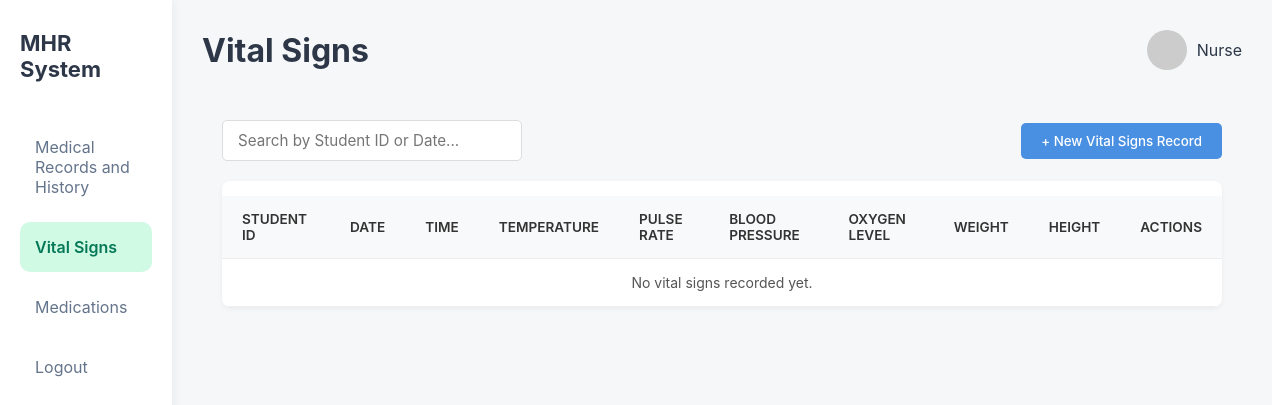
The page /nurse/vital_signs.php on the database as committed earlier.
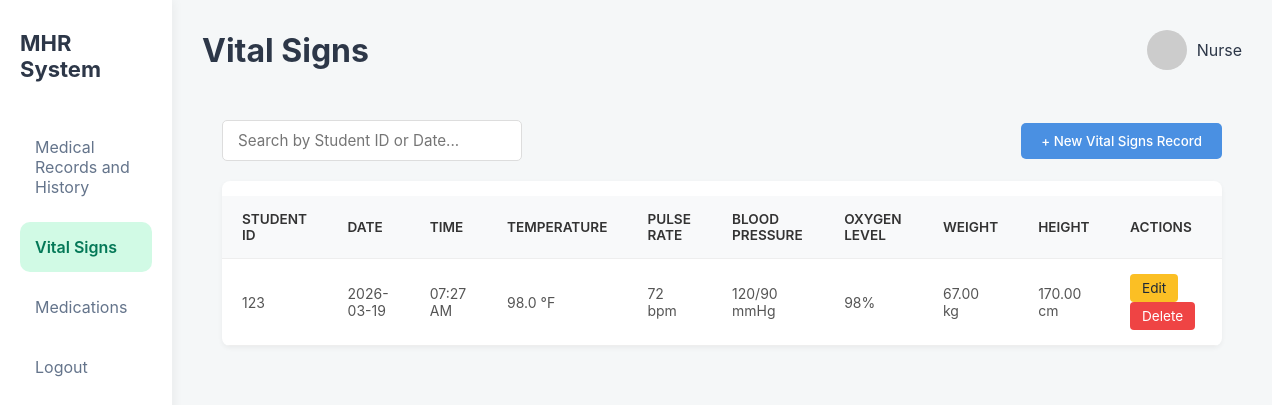
The same page on the database as committed later.
### tables this page shows
CREATE TABLE `vitals` (
  `id` int(11) NOT NULL,
  `student_id` int(11) NOT NULL,
  `date` date NOT NULL,
  `time` time NOT NULL,
  `temperature` decimal(4,1) DEFAULT NULL,
  `pulse_rate` int(11) DEFAULT NULL,
  `blood_pressure` varchar(10) DEFAULT NULL,
  `oxygen_level` int(11) DEFAULT NULL,
  `weight` decimal(5,2) DEFAULT NULL,
  `height` decimal(5,2) DEFAULT NULL
);

### nurse/vital_signs.php (the view, shortened to what the changed rows need)
<?php
$servername = "localhost";
$db_username = "root";
$db_password = "";
$dbname = "mhr";
$conn = new mysqli($servername, $db_username, $db_password, $dbname);
$search = $_GET['search'] ?? '';
$vitals_records = [];
$sql_fetch = "SELECT id, student_id, date, time, temperature, pulse_rate, blood_pressure, oxygen_level, weight, height FROM vitals";
$sql_fetch .= " ORDER BY date DESC, time DESC";
$stmt_fetch = $conn->prepare($sql_fetch);
$stmt_fetch->execute();
$result = $stmt_fetch->get_result();
if ($result) {
    $vitals_records = $result->fetch_all(MYSQLI_ASSOC);
} else {
    $message = "Error fetching records: " . $conn->error;
}
?>
<!DOCTYPE html>
<html lang="en">
<head>
<link rel="stylesheet" href="vital_signs.css">
    <link rel="stylesheet" href="dashboard.css">
</head>
<body>
<div class="dashboard">
<?php include 'sidebar.php'; ?>
<main class="main">
<header class="topbar">
<h1>Vital Signs</h1>
</header>
<section class="vitals-container">
    <div class="table-responsive">
        <table class="vitals-table">
            <thead>
                <tr>
                    <th>Student ID</th>
                    <th>Date</th>
                    <th>Time</th>
                    <th>Temperature</th>
                    <th>Pulse Rate</th>
                    <th>Blood Pressure</th>
                    <th>Oxygen Level</th>
                    <th>Weight</th>
                    <th>Height</th>
                    <th>Actions</th>
                </tr>
            </thead>
            <tbody>
                <?php if (!empty($vitals_records)): ?>
                    <?php foreach ($vitals_records as $record): ?>
                        <tr>
                            <td><?php echo htmlspecialchars($record['student_id']); ?></td>
                            <td><?php echo htmlspecialchars(date('Y-m-d', strtotime($record['date']))); ?></td>
                            <td><?php echo htmlspecialchars(date('h:i A', strtotime($record['time']))); ?></td>
                            <td><?php echo htmlspecialchars($record['temperature']); ?> °F</td>
                            <td><?php echo htmlspecialchars($record['pulse_rate']); ?> bpm</td>
                            <td><?php echo htmlspecialchars($record['blood_pressure']); ?> mmHg</td>
                            <td><?php echo htmlspecialchars($record['oxygen_level'] ?? 'N/A'); ?><?php if (!empty($record['oxygen_level'])) echo '%'; ?></td>
                            <td><?php echo htmlspecialchars($record['weight'] ?? 'N/A'); ?><?php if (!empty($record['weight'])) echo ' kg'; ?></td>
                            <td><?php echo htmlspecialchars($record['height'] ?? 'N/A'); ?><?php if (!empty($record['height'])) echo ' cm'; ?></td>
                            <td>
                                <button class="btn-action edit"
                                    data-id="<?php echo $record['id']; ?>"
                                    data-student="<?php echo htmlspecialchars($record['student_id']); ?>"
                                    data-date="<?php echo htmlspecialchars($record['date']); ?>"
                                    data-time="<?php echo htmlspecialchars($record['time']); ?>"
                                    data-temp="<?php echo htmlspecialchars($record['temperature']); ?>"
                                    data-pulse="<?php echo htmlspecialchars($record['pulse_rate']); ?>"
                                    data-bp="<?php echo htmlspecialchars($record['blood_pressure']); ?>"
                                    data-oxy="<?php echo htmlspecialchars($record['oxygen_level'] ?? ''); ?>"
                                    data-weight="<?php echo htmlspecialchars($record['weight'] ?? ''); ?>"
                                    data-height="<?php echo htmlspecialchars($record['height'] ?? ''); ?>"
                                    onclick="openEditModal(this)">
                                    Edit
                                </button>
                                <form method="POST" action="vital_signs.php" style="display:inline-block;" onsubmit="return confirm('Are you sure you want to delete this record?');">
                                    <button type="submit" name="delete_vitals" class="btn-action delete">Delete</button>
                                </form>
                            </td>
                        </tr>
                    <?php endforeach; ?>
                <?php else: ?>
                    <tr>
                        <td colspan="10" style="text-align: center;"><?php echo !empty($search) ? 'No records found matching your search.' : 'No vital signs recorded yet.'; ?></td>
                    </tr>
                <?php endif; ?>
            </tbody>
        </table>
    </div>
</section>
</main>
</body>
</html>

Rows that differ between the two databases and show on the page:
added vitals: student "123", date "2026-03-19", time "07:27 AM", temperature "98.0", pulse_rate "72", blood_pressure "120/90", oxygen_level "98", weight "67.00", shows "kg", height "170.00", shows "cm"
Other text that changed with them:
text no longer shown: "No vital signs recorded yet."
